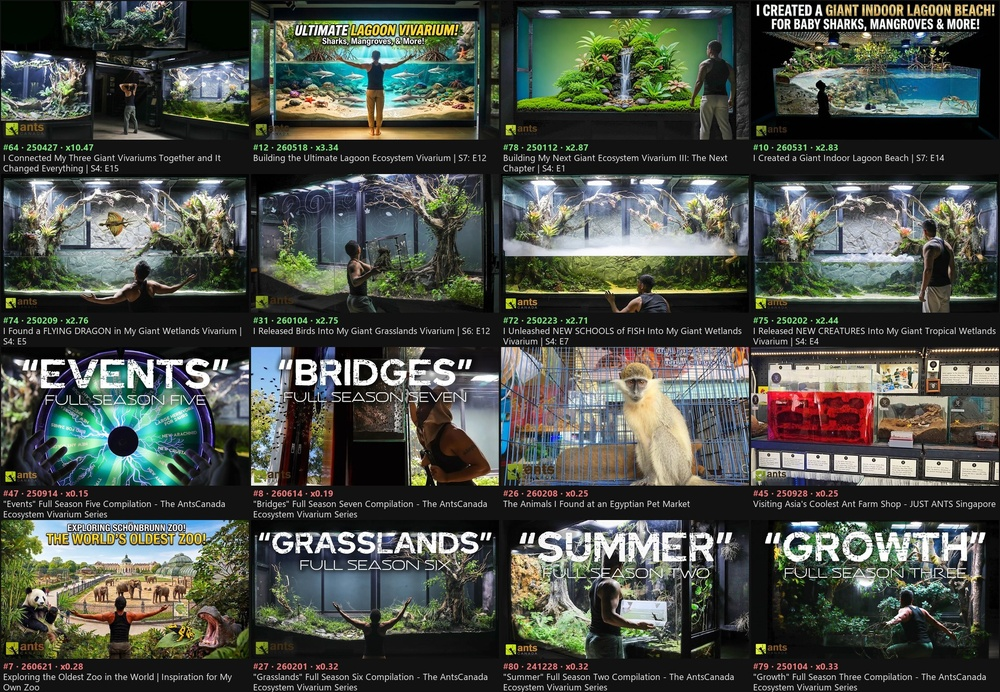
#> input picture base/refs/_youtube/hojas/AntsCanada.jpg, 1000 x 692 px, shrunk from 1920 x 1328 before the run
$ python quitar_fondo_rojo.py ../../../base/refs/_youtube/hojas/AntsCanada.jpg out.png
#> lines starting #> are read from the running program, lines starting #| are printed output that depends on the picture; after the words box and inside, x2 and y2 are one past the last pixel; in counts of white or black regions, pixels touching at a corner belong together
import sys
import numpy as np
from PIL import Image
from scipy import ndimage as ndi
im = np.asarray(Image.open(sys.argv[1]).convert("RGB")).astype(np.float32)
R, G, B = im[..., 0], im[..., 1], im[..., 2]
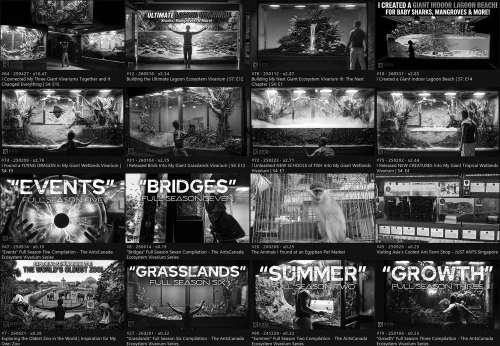
#> B: shape (692, 1000) float32 (shown at 1/2 size); min 0, max 255, mean 72.1
rojez = R - G  # rojo, naranja y el morado del borde: alto; azul, blanco: <=0; amarillo: ~40
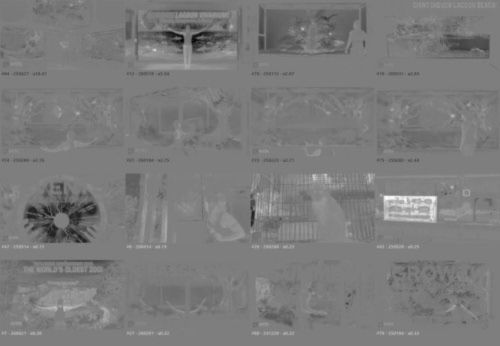
#> rojez: shape (692, 1000) float32 (shown at 1/2 size); min -216, max 220, mean -4.7; drawn with min black and max white
duro = rojez > 95
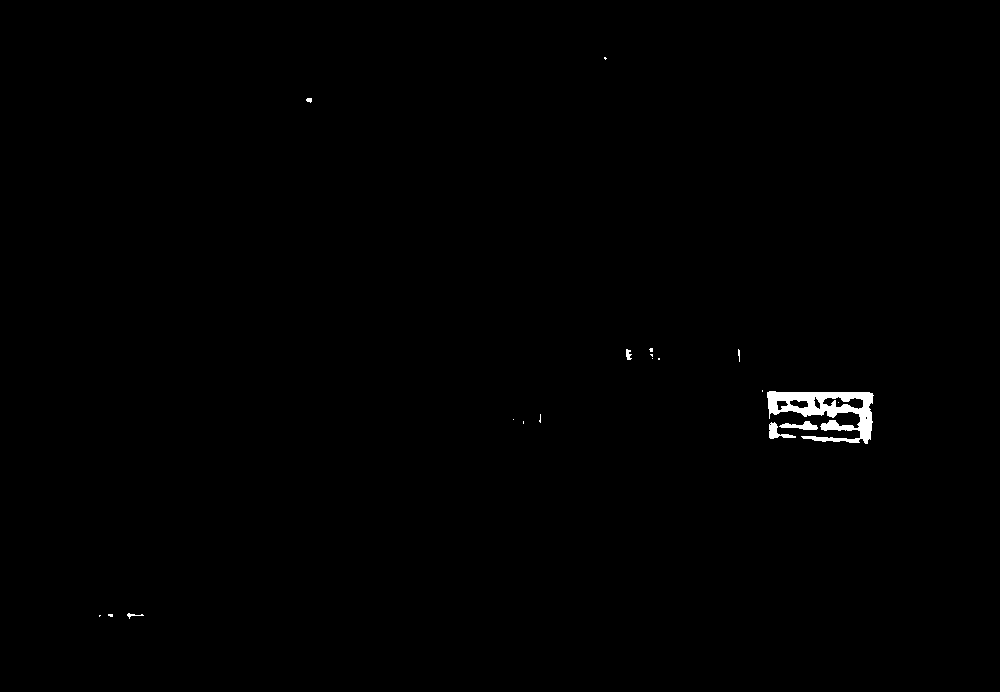
#> duro: shape (692, 1000) bool; 0.46% white; 19 white regions (13 under 20 px), largest, box (x1, y1, x2, y2) and area: (767, 391, 874, 444) 2629, (779, 421, 818, 430) 189, (769, 422, 796, 439) 182, (626, 349, 632, 360) 45, (127, 613, 144, 619) 34, (306, 98, 312, 103) 23
# solo el rojo conectado con el borde (no toca sombras naranjas dentro del interrogante)
lab, n = ndi.label(rojez > 42)
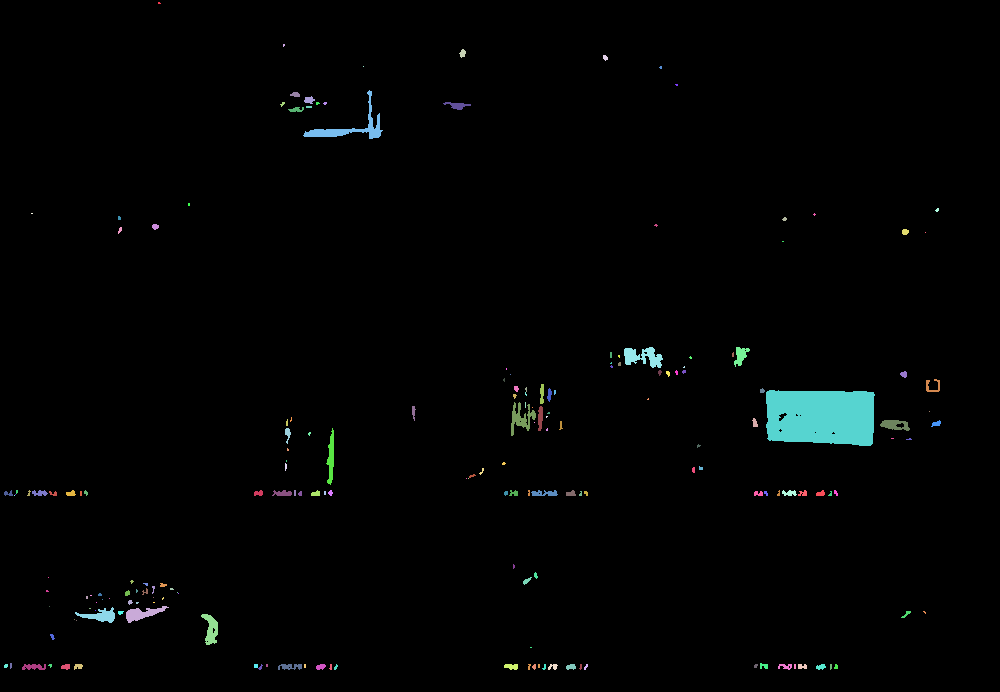
#> lab: shape (692, 1000) int32; 192 distinct labels, from 0 to 191; one colour per label, 0 black
#> n = 191
borde = np.unique(np.concatenate([lab[0], lab[-1], lab[:, 0], lab[:, -1]]))
#> borde = [0]
fondo = np.isin(lab, borde[borde > 0]) | (rojez > 120)
#> fondo: shape (692, 1000) bool; 0.27% white; 14 white regions (8 under 20 px), largest, box (x1, y1, x2, y2) and area: (768, 392, 873, 442) 1486, (821, 421, 854, 430) 157, (814, 438, 843, 441) 58, (770, 426, 777, 437) 45, (782, 406, 791, 411) 38, (799, 422, 810, 429) 37
alpha = np.where(fondo, 1 - np.clip((rojez - 42) / 40, 0, 1), 1.0)
# descontaminar: en los píxeles tocados por el fondo, el color es el del píxel opaco más cercano
opaco = ndi.binary_erosion(alpha > 0.98, iterations=2)
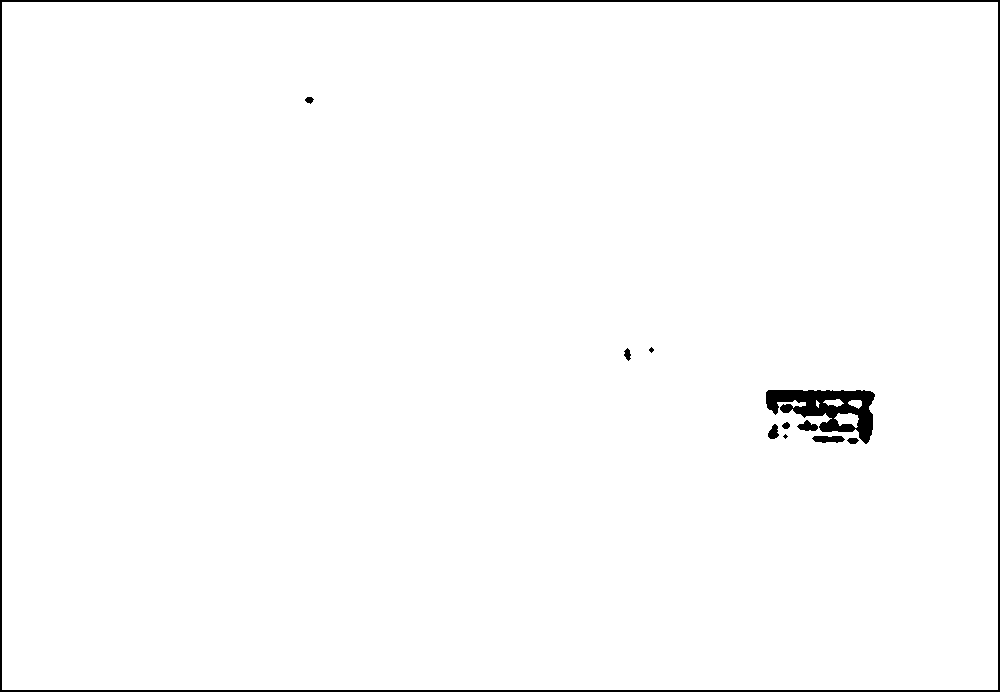
#> opaco: shape (692, 1000) bool; 98.5% white; 11 black regions (2 under 20 px), largest, box (x1, y1, x2, y2) and area: (0, 0, 1000, 692) 6752, (766, 390, 875, 444) 2876, (812, 436, 845, 443) 182
idx = ndi.distance_transform_edt(~opaco, return_distances=False, return_indices=True)
rgb = im[idx[0], idx[1]]
rgb = np.where((~opaco)[..., None], rgb, im)
out = np.dstack([rgb, alpha * 255]).round().astype(np.uint8)
ys, xs = np.where(alpha > 0.02)
out = out[ys.min():ys.max() + 1, xs.min():xs.max() + 1]
Image.fromarray(out, "RGBA").save(sys.argv[2])
print(out.shape, round(float((alpha < 0.5).mean()), 3))
#| (692, 1000, 4) 0.003
# previas sobre gris y sobre negro
for nombre, c in (("gris", 120), ("verde", (40, 160, 60))):
    bg = Image.new("RGBA", (out.shape[1], out.shape[0]), (c, c, c, 255) if isinstance(c, int) else c + (255,))
    bg.alpha_composite(Image.fromarray(out, "RGBA")); bg.convert("RGB").save(sys.argv[2].replace(".png", f"-{nombre}.jpg"))
#> this loop made 2 passes
#> pass 2, `bg.alpha_composite(Image.fromarray(out, 'RGBA'))`:
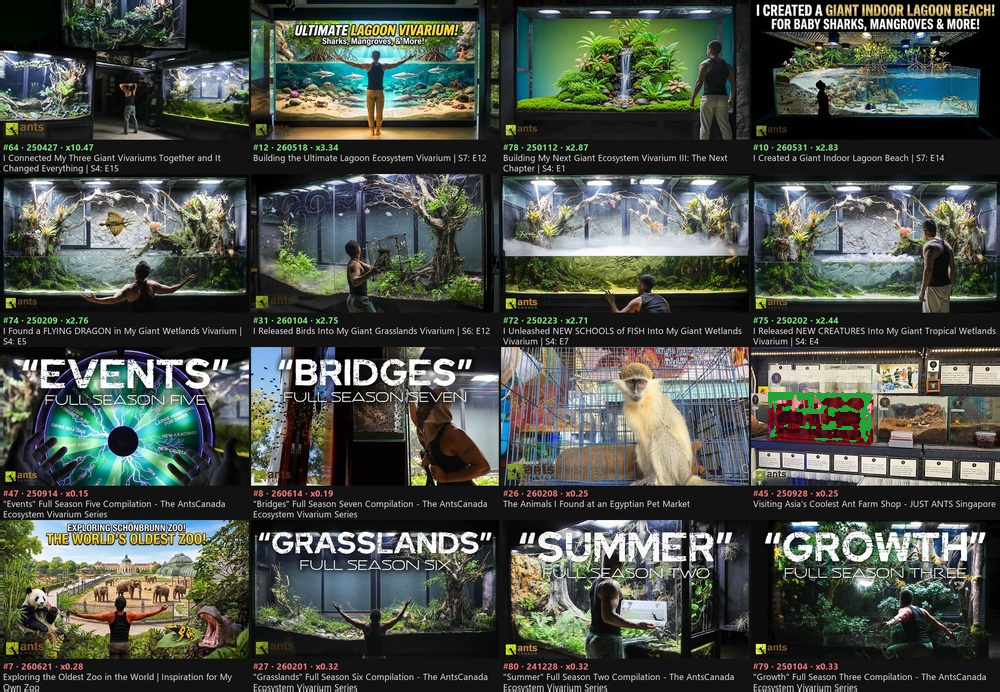
#> saved as out-verde.jpg: PIL image 1000x692 RGB; mean R, G, B 74.5, 80, 72.3

$ run again, on base/refs/_youtube/hojas/BraveWilderness.jpg
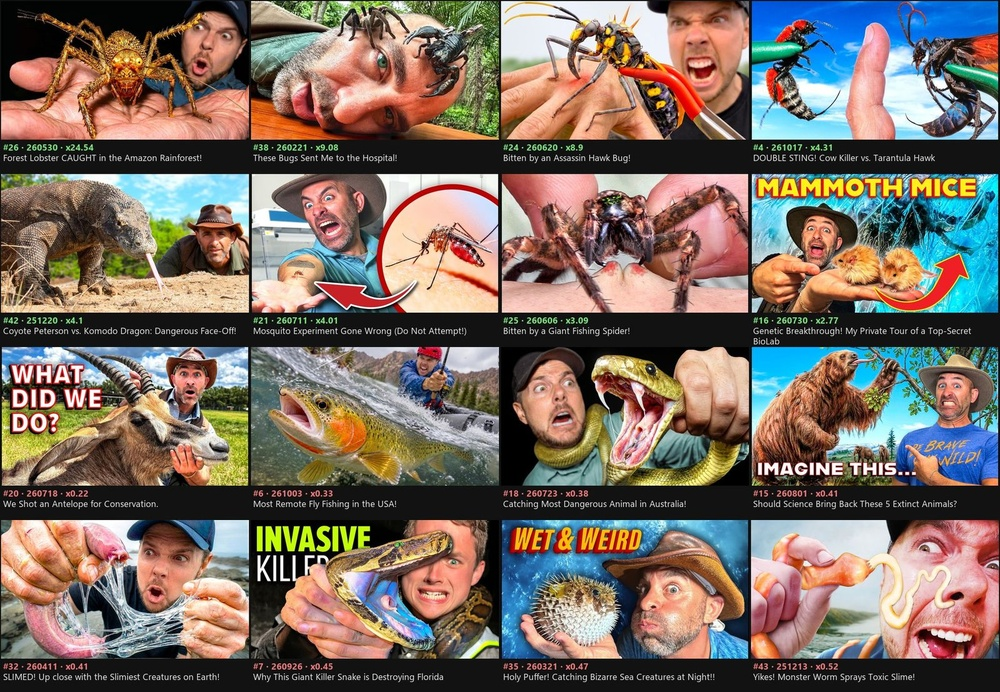
#> input picture base/refs/_youtube/hojas/BraveWilderness.jpg, 1000 x 692 px, shrunk from 1600 x 1107 before the run
#> duro: shape (692, 1000) bool; 3.5% white; 277 white regions (159 under 20 px), largest, box (x1, y1, x2, y2) and area: (252, 89, 336, 139) 2009, (336, 75, 456, 123) 1908, (618, 64, 712, 123) 1764
#> `lab, n = ndi.label(rojez > 42)`:
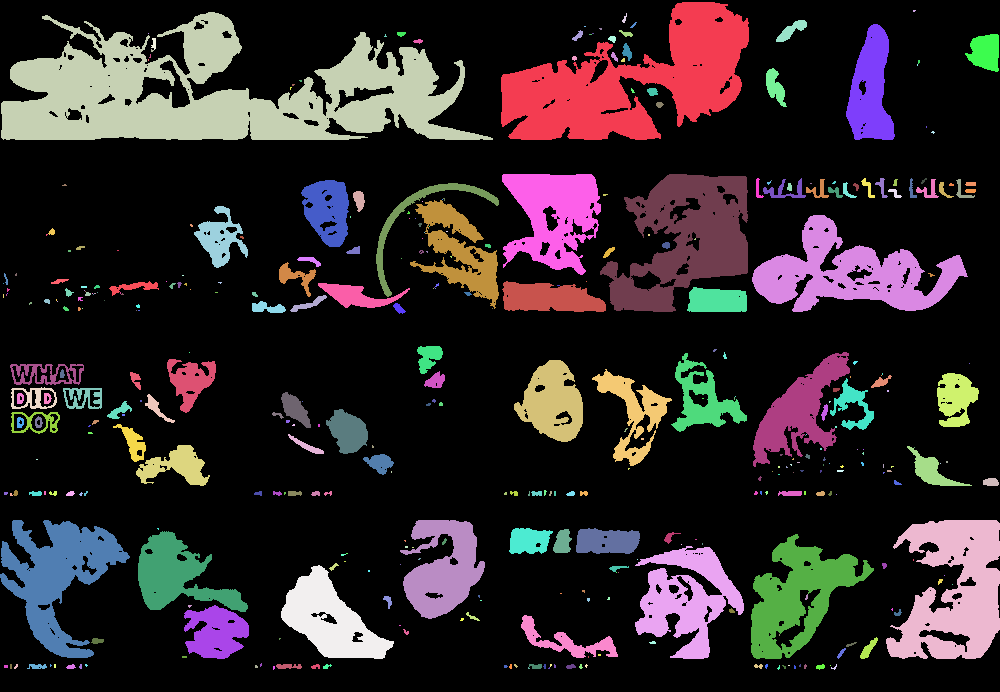
#> lab: shape (692, 1000) int32; 392 distinct labels, from 0 to 391; one colour per label, 0 black
#> n = 391
#> borde = [0, 290, 292]
#> fondo: shape (692, 1000) bool; 3.9% white; 118 white regions (73 under 20 px), largest, box (x1, y1, x2, y2) and area: (886, 520, 1000, 659) 10042, (0, 520, 130, 658) 7903, (619, 65, 704, 120) 1435
#> opaco: shape (692, 1000) bool; 93.6% white; 87 black regions (11 under 20 px), largest, box (x1, y1, x2, y2) and area: (0, 0, 1000, 692) 28360, (617, 63, 706, 122) 1889, (877, 254, 968, 312) 1684
#| (692, 1000, 4) 0.031
#> the loop `for nombre, c in (("gris", 120), ("verde", (40, 160, 60))):` made 2 passes
#> pass 2, `bg.alpha_composite(Image.fromarray(out, 'RGBA'))`:
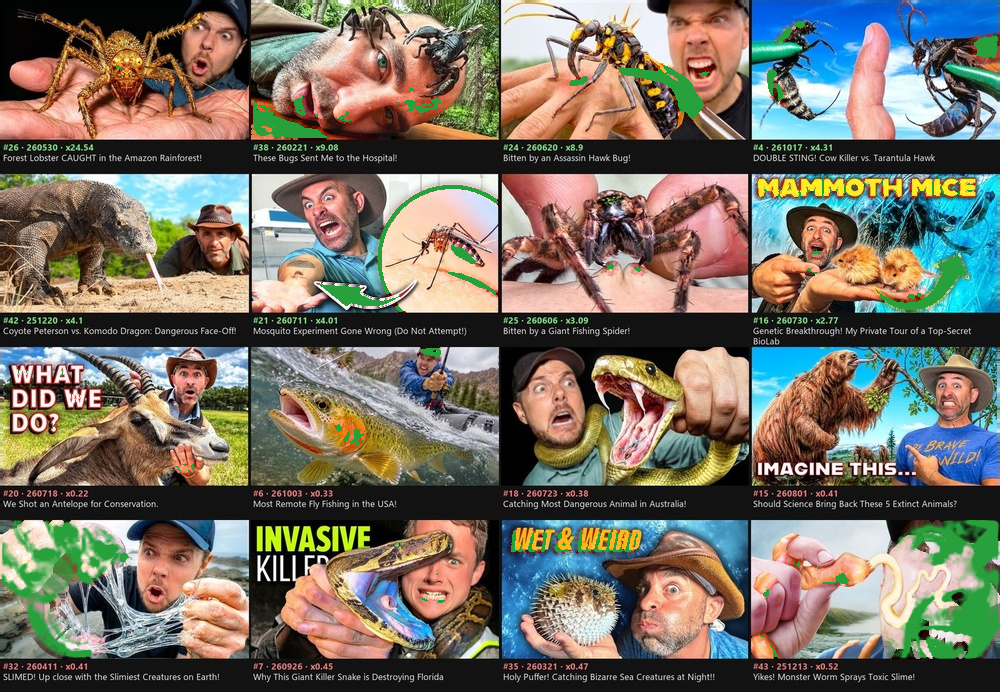
#> saved as out-verde.jpg: PIL image 1000x692 RGB; mean R, G, B 117.1, 111.7, 99.6

$ run again, on base/refs/_youtube/hojas/ChandlersWildLife.jpg
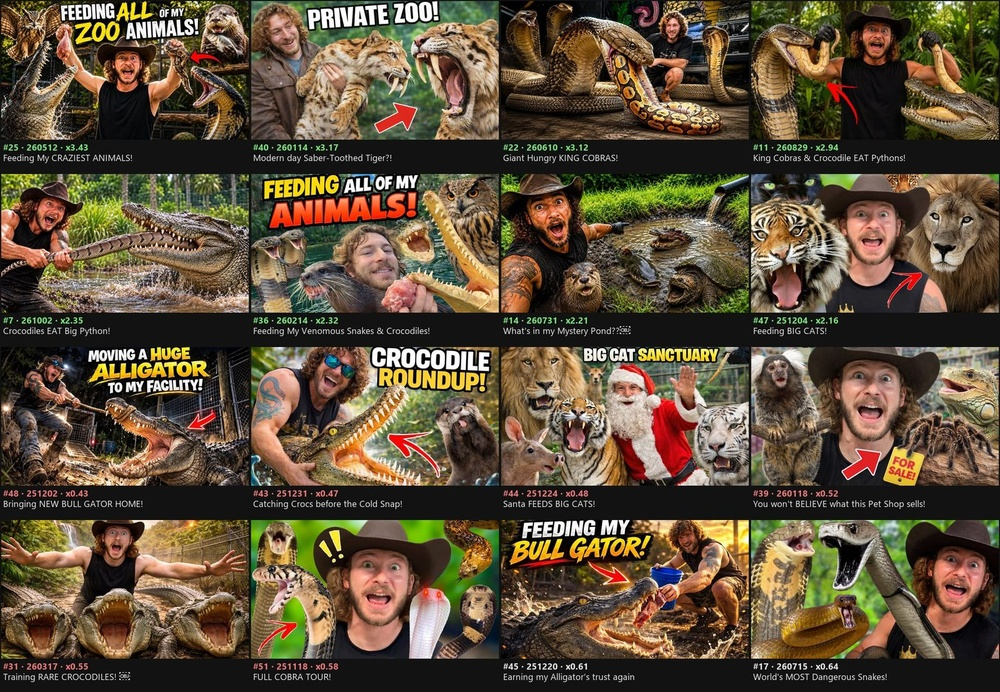
#> input picture base/refs/_youtube/hojas/ChandlersWildLife.jpg, 1000 x 692 px, shrunk from 1600 x 1107 before the run
#> duro: shape (692, 1000) bool; 1.4% white; 97 white regions (56 under 20 px), largest, box (x1, y1, x2, y2) and area: (652, 399, 695, 476) 1968, (314, 195, 405, 224) 1599, (270, 201, 313, 228) 785
#> `lab, n = ndi.label(rojez > 42)`:
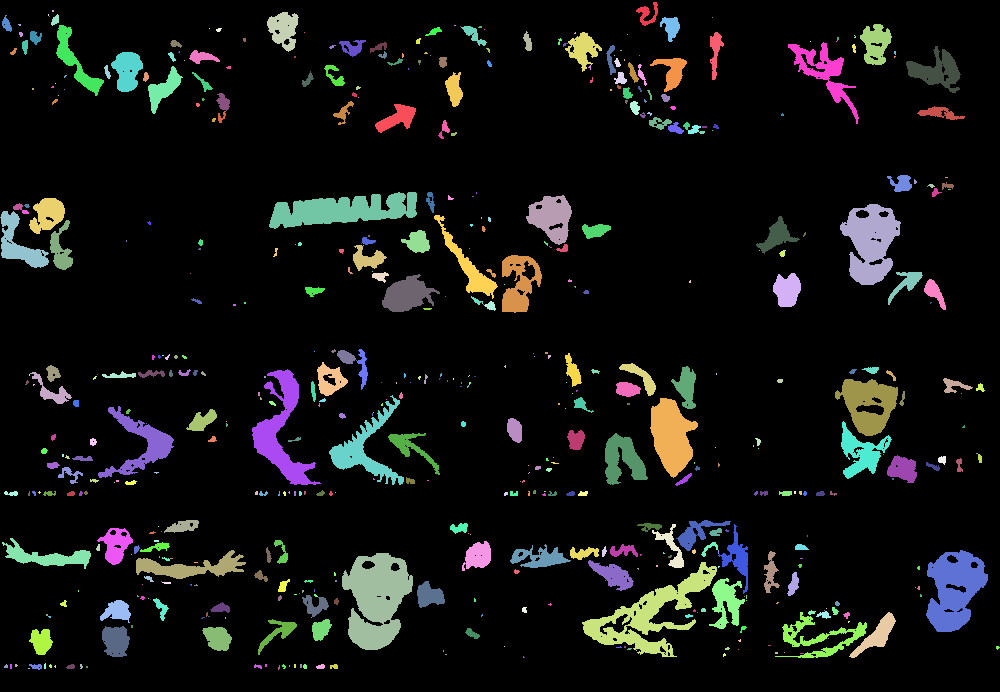
#> lab: shape (692, 1000) int32; 545 distinct labels, from 0 to 544; one colour per label, 0 black
#> n = 544
#> borde = [0, 146, 512]
#> fondo: shape (692, 1000) bool; 1.1% white; 39 white regions (16 under 20 px), largest, box (x1, y1, x2, y2) and area: (653, 399, 692, 476) 1621, (0, 211, 49, 268) 1138, (324, 200, 405, 223) 1080
#> opaco: shape (692, 1000) bool; 97.3% white; 26 black regions (4 under 20 px), largest, box (x1, y1, x2, y2) and area: (0, 0, 1000, 692) 8215, (268, 197, 417, 229) 2860, (651, 397, 694, 478) 2024
#| (692, 1000, 4) 0.01
#> the loop `for nombre, c in (("gris", 120), ("verde", (40, 160, 60))):` made 2 passes
#> pass 2, `bg.alpha_composite(Image.fromarray(out, 'RGBA'))`:
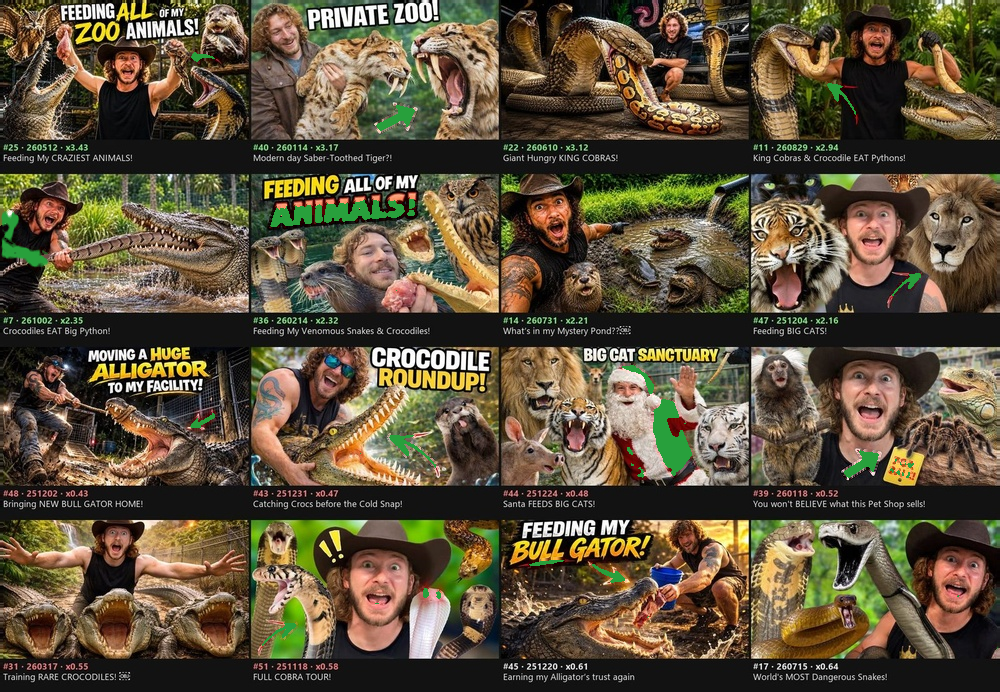
#> saved as out-verde.jpg: PIL image 1000x692 RGB; mean R, G, B 91.8, 79.8, 58.3
